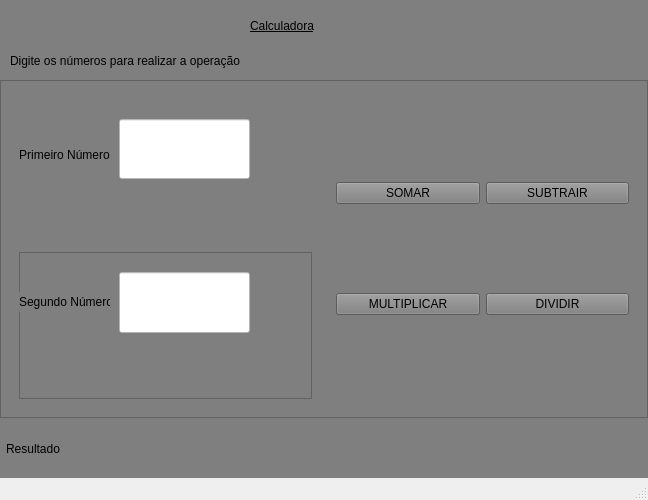
<?xml version="1.0" encoding="UTF-8"?>
<ui version="4.0">
 <class>MainWindow</class>
 <widget class="QMainWindow" name="MainWindow">
  <property name="geometry">
   <rect>
    <x>0</x>
    <y>0</y>
    <width>648</width>
    <height>500</height>
   </rect>
  </property>
  <property name="sizePolicy">
   <sizepolicy hsizetype="Minimum" vsizetype="Minimum">
    <horstretch>0</horstretch>
    <verstretch>0</verstretch>
   </sizepolicy>
  </property>
  <property name="minimumSize">
   <size>
    <width>400</width>
    <height>500</height>
   </size>
  </property>
  <property name="windowTitle">
   <string>MainWindow</string>
  </property>
  <widget class="QWidget" name="centralwidget">
   <layout class="QVBoxLayout" name="verticalLayout">
    <property name="spacing">
     <number>0</number>
    </property>
    <property name="leftMargin">
     <number>0</number>
    </property>
    <property name="topMargin">
     <number>0</number>
    </property>
    <property name="rightMargin">
     <number>0</number>
    </property>
    <property name="bottomMargin">
     <number>0</number>
    </property>
    <item>
     <widget class="QFrame" name="frame">
      <property name="maximumSize">
       <size>
        <width>16777215</width>
        <height>80</height>
       </size>
      </property>
      <property name="styleSheet">
       <string notr="true">background-color: rgb(127, 127, 127);</string>
      </property>
      <property name="frameShape">
       <enum>QFrame::NoFrame</enum>
      </property>
      <property name="frameShadow">
       <enum>QFrame::Raised</enum>
      </property>
      <widget class="QLabel" name="label_3">
       <property name="geometry">
        <rect>
         <x>10</x>
         <y>50</y>
         <width>511</width>
         <height>21</height>
        </rect>
       </property>
       <property name="styleSheet">
        <string notr="true">font: 12pt &quot;MS Shell Dlg 2&quot;;</string>
       </property>
       <property name="text">
        <string>Digite os números para realizar a operação</string>
       </property>
      </widget>
      <widget class="QLabel" name="label_5">
       <property name="geometry">
        <rect>
         <x>250</x>
         <y>10</y>
         <width>181</width>
         <height>31</height>
        </rect>
       </property>
       <property name="sizePolicy">
        <sizepolicy hsizetype="Fixed" vsizetype="Fixed">
         <horstretch>0</horstretch>
         <verstretch>0</verstretch>
        </sizepolicy>
       </property>
       <property name="styleSheet">
        <string notr="true">
text-decoration: underline;
font: 75 24pt &quot;MS Shell Dlg 2&quot;;</string>
       </property>
       <property name="text">
        <string>Calculadora</string>
       </property>
       <property name="alignment">
        <set>Qt::AlignJustify|Qt::AlignVCenter</set>
       </property>
       <property name="wordWrap">
        <bool>false</bool>
       </property>
      </widget>
     </widget>
    </item>
    <item>
     <widget class="QFrame" name="frame_2">
      <property name="styleSheet">
       <string notr="true">background-color: rgb(127, 127, 127);</string>
      </property>
      <property name="frameShape">
       <enum>QFrame::StyledPanel</enum>
      </property>
      <property name="frameShadow">
       <enum>QFrame::Raised</enum>
      </property>
      <layout class="QHBoxLayout" name="horizontalLayout">
       <item>
        <widget class="QFrame" name="frame_5">
         <property name="frameShape">
          <enum>QFrame::NoFrame</enum>
         </property>
         <property name="frameShadow">
          <enum>QFrame::Raised</enum>
         </property>
         <layout class="QVBoxLayout" name="verticalLayout_2">
          <item>
           <widget class="QFrame" name="frame_6">
            <property name="maximumSize">
             <size>
              <width>250</width>
              <height>250</height>
             </size>
            </property>
            <property name="frameShape">
             <enum>QFrame::NoFrame</enum>
            </property>
            <property name="frameShadow">
             <enum>QFrame::Raised</enum>
            </property>
            <widget class="QLabel" name="label">
             <property name="geometry">
              <rect>
               <x>0</x>
               <y>40</y>
               <width>91</width>
               <height>31</height>
              </rect>
             </property>
             <property name="sizePolicy">
              <sizepolicy hsizetype="Preferred" vsizetype="Preferred">
               <horstretch>0</horstretch>
               <verstretch>0</verstretch>
              </sizepolicy>
             </property>
             <property name="text">
              <string>Primeiro Número</string>
             </property>
             <property name="alignment">
              <set>Qt::AlignCenter</set>
             </property>
            </widget>
            <widget class="QLineEdit" name="entrada1">
             <property name="geometry">
              <rect>
               <x>100</x>
               <y>20</y>
               <width>131</width>
               <height>60</height>
              </rect>
             </property>
             <property name="sizePolicy">
              <sizepolicy hsizetype="Minimum" vsizetype="Fixed">
               <horstretch>0</horstretch>
               <verstretch>0</verstretch>
              </sizepolicy>
             </property>
             <property name="minimumSize">
              <size>
               <width>80</width>
               <height>60</height>
              </size>
             </property>
             <property name="maximumSize">
              <size>
               <width>16777215</width>
               <height>60</height>
              </size>
             </property>
             <property name="styleSheet">
              <string notr="true">background-color: rgb(255, 255, 255);</string>
             </property>
             <property name="alignment">
              <set>Qt::AlignCenter</set>
             </property>
            </widget>
           </widget>
          </item>
          <item>
           <widget class="QFrame" name="frame_7">
            <property name="maximumSize">
             <size>
              <width>16777215</width>
              <height>250</height>
             </size>
            </property>
            <property name="frameShape">
             <enum>QFrame::StyledPanel</enum>
            </property>
            <property name="frameShadow">
             <enum>QFrame::Raised</enum>
            </property>
            <widget class="QLabel" name="label_2">
             <property name="geometry">
              <rect>
               <x>0</x>
               <y>40</y>
               <width>91</width>
               <height>20</height>
              </rect>
             </property>
             <property name="sizePolicy">
              <sizepolicy hsizetype="Preferred" vsizetype="Preferred">
               <horstretch>0</horstretch>
               <verstretch>0</verstretch>
              </sizepolicy>
             </property>
             <property name="text">
              <string>Segundo Número</string>
             </property>
            </widget>
            <widget class="QLineEdit" name="entrada2">
             <property name="geometry">
              <rect>
               <x>100</x>
               <y>20</y>
               <width>131</width>
               <height>61</height>
              </rect>
             </property>
             <property name="sizePolicy">
              <sizepolicy hsizetype="Minimum" vsizetype="Fixed">
               <horstretch>0</horstretch>
               <verstretch>0</verstretch>
              </sizepolicy>
             </property>
             <property name="styleSheet">
              <string notr="true">background-color: rgb(255, 255, 255);</string>
             </property>
             <property name="alignment">
              <set>Qt::AlignCenter</set>
             </property>
            </widget>
           </widget>
          </item>
         </layout>
        </widget>
       </item>
       <item>
        <widget class="QFrame" name="frame_4">
         <property name="frameShape">
          <enum>QFrame::NoFrame</enum>
         </property>
         <property name="frameShadow">
          <enum>QFrame::Raised</enum>
         </property>
         <layout class="QGridLayout" name="gridLayout">
          <item row="0" column="1">
           <widget class="QPushButton" name="subtrair">
            <property name="sizePolicy">
             <sizepolicy hsizetype="Minimum" vsizetype="Minimum">
              <horstretch>0</horstretch>
              <verstretch>0</verstretch>
             </sizepolicy>
            </property>
            <property name="text">
             <string>SUBTRAIR</string>
            </property>
           </widget>
          </item>
          <item row="1" column="0">
           <widget class="QPushButton" name="multiplicar">
            <property name="text">
             <string>MULTIPLICAR</string>
            </property>
           </widget>
          </item>
          <item row="1" column="1">
           <widget class="QPushButton" name="dividir">
            <property name="text">
             <string>DIVIDIR</string>
            </property>
           </widget>
          </item>
          <item row="0" column="0">
           <widget class="QPushButton" name="somar">
            <property name="styleSheet">
             <string notr="true">alternate-background-color: rgb(145, 145, 145);</string>
            </property>
            <property name="text">
             <string>SOMAR</string>
            </property>
           </widget>
          </item>
         </layout>
        </widget>
       </item>
      </layout>
     </widget>
    </item>
    <item>
     <widget class="QFrame" name="frame_3">
      <property name="maximumSize">
       <size>
        <width>16777215</width>
        <height>60</height>
       </size>
      </property>
      <property name="styleSheet">
       <string notr="true">background-color: rgb(127, 127, 127);</string>
      </property>
      <property name="frameShape">
       <enum>QFrame::NoFrame</enum>
      </property>
      <property name="frameShadow">
       <enum>QFrame::Raised</enum>
      </property>
      <widget class="QLabel" name="resultado">
       <property name="geometry">
        <rect>
         <x>6</x>
         <y>0</y>
         <width>641</width>
         <height>61</height>
        </rect>
       </property>
       <property name="styleSheet">
        <string notr="true">font: 12pt &quot;MS Shell Dlg 2&quot;;</string>
       </property>
       <property name="text">
        <string>Resultado</string>
       </property>
      </widget>
     </widget>
    </item>
   </layout>
  </widget>
  <widget class="QStatusBar" name="statusbar"/>
 </widget>
 <resources/>
 <connections/>
</ui>
